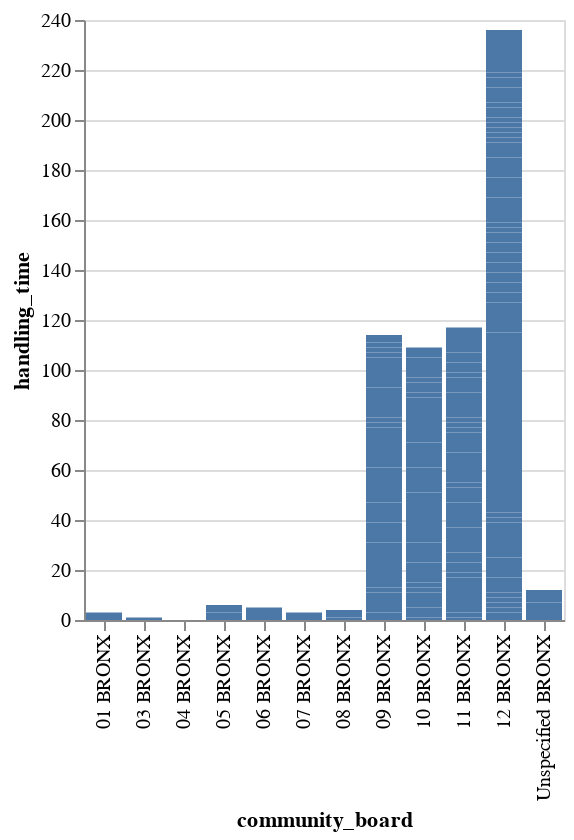

Notebook cell for this chart:
### Code cell
alt.Chart(dfStatus).mark_bar().encode(
    x='community_board',
    y='handling_time'
)

### Figure 1 — Vega-Lite specification as saved in the notebook (floating-point values rounded to 4 significant figures; data arrays with more than 128 entries replaced by an {"elided": "..."} marker saying what was removed)
{"config": {"view": {"continuousWidth": 400, "continuousHeight": 300}}, "data": {"name": "data-ab811e8002340d8bc6ff6709916bb5d5"}, "mark": "bar", "encoding": {"x": {"field": "community_board", "type": "nominal"}, "y": {"field": "handling_time", "type": "quantitative"}}, "$schema": "https://vega.github.io/schema/vega-lite/v4.17.0.json", "datasets": {"data-ab811e8002340d8bc6ff6709916bb5d5": {"elided": "315 records"}}}
